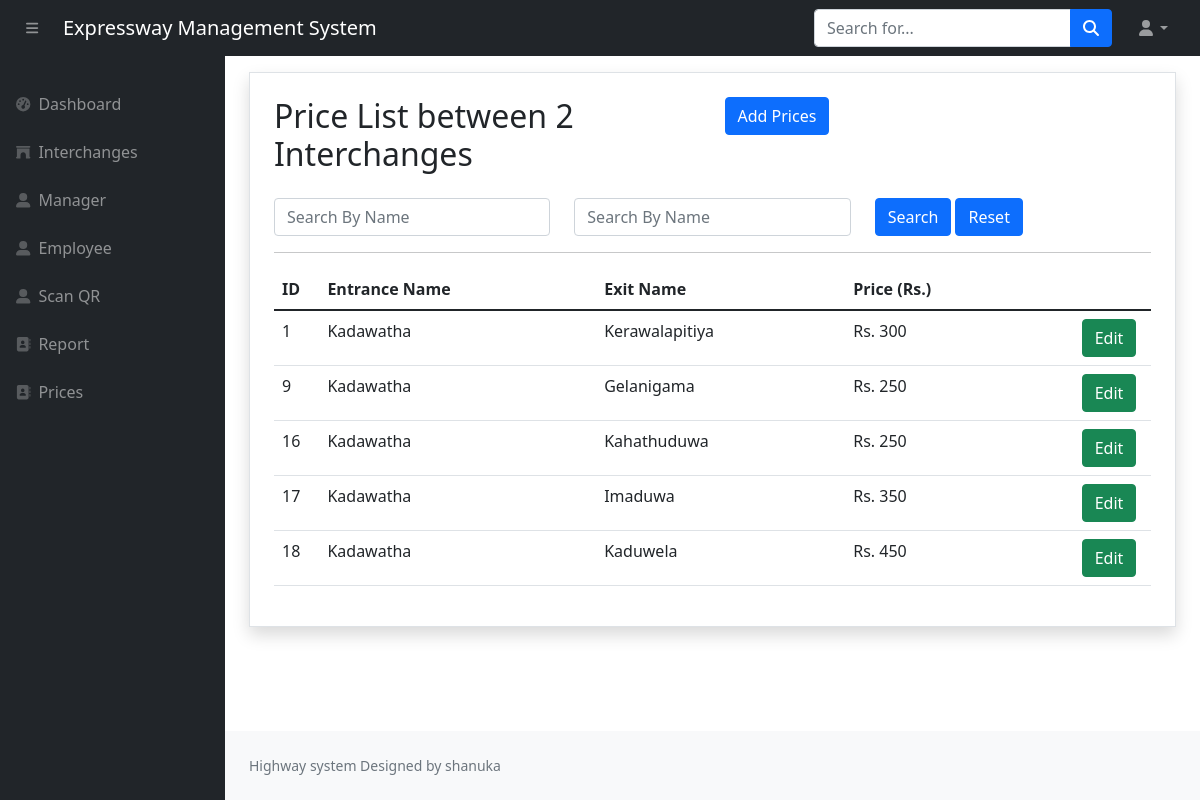
Page /admin/price.php on the committed database.
### tables this page shows
CREATE TABLE `price_list` (
  `id` int(20) NOT NULL,
  `price` varchar(20) NOT NULL,
  `entrance` varchar(20) NOT NULL,
  `ex` varchar(20) NOT NULL
);

### admin/price.php (the view, shortened to what this page needs)
<?php include ('includes/header.php'); ?>
<div class="container">
    <div class="content-header">
        <div class="container-fluid">
            <div class="border shadow p-4 mt-3">
                <div class="row">
                    <div class="col-sm-6">
                        <h2 class="m-0 ">Price List between 2 Interchanges</h2>
                    </div>
                    <div class="col-sm-6">
                        <div class="float-sm-right">
                            <a href="add_price.php" class="btn btn-primary ">Add Prices</a>
                        </div>
                    </div>
                </div><br>
                <form action="" method="POST">
                    <div class="row">
                        <div class="col-sm-4">
                            </label><input type="text" name="search_ent" id="search_ent" placeholder="Search By Name"
                                class="form-control">
                        </div>
                        <div class="col-sm-4">
                            <div class="float-sm-right">
                                </label><input type="text" name="search_exit" id="search_exit"
                                    placeholder="Search By Name" class="form-control">
                            </div>
                        </div>
                        <div class="col-sm-4">
                            <div class="float-sm-right">
                                <button type="submit" name="search" class="btn btn-primary">Search</button>
                                <button type="submit" href="price.php" class="btn btn-primary">Reset</button>
                            </div>
                        </div>
                    </div>
                </form>
                <hr>
                <table class="table table-hover">
                    <thead>
                        <tr>
                            <th width="50px">ID</th>
                            <th width="350px">Entrance Name</th>
                            <th width="300px">Exit Name</th>
                            <th width="300px">Price (Rs.)</th>
                            <th width="80px"></th>
                        </tr>
                    </thead>
                    <tbody>
                        <?php
                            if(isset($_POST['search'])){
                                $search_1 = $_POST['search_ent'];
                                $search_2 = $_POST['search_exit'];
                                $sql1 = "SELECT * FROM `price_list` WHERE `entrance`='$search_1' AND `ex`='$search_2'";
                                $sql2 = "SELECT * FROM `price_list` WHERE `entrance`='$search_2' AND `ex`='$search_1'";
                                $query1 = mysqli_query($con,$sql1);
                                $query2 = mysqli_query($con,$sql2);
                                while($row = mysqli_fetch_array($query1))
                                {
                                ?>
                        <tr>
                            <td><?php echo $row["id"]; ?></td>
                            <td><?php echo $row["entrance"]; ?></td>
                            <td><?php echo $row["ex"]; ?></td>
                            <td>Rs. <?php echo $row["price"]; ?></td>
                            <td><a href="edit_interchanges.php?id=<?php echo $row["id"]; ?>"
                                    class="btn btn-success ">Edit</a>
                            </td>
                        </tr>
                        <?php
                                }while($row = mysqli_fetch_array($query2))
                                {
                                ?>
                        <tr>
                            <td><?php echo $row["id"]; ?></td>
                            <td><?php echo $row["ex"]; ?></td>
                            <td><?php echo $row["entrance"]; ?></td>
                            <td>Rs. <?php echo $row["price"]; ?></td>
                            <td><a href="edit_interchanges.php?id=<?php echo $row["id"]; ?>"
                                    class="btn btn-success ">Edit</a>
                            </td>
                        </tr>
                        <?php
                            }exit();
                        }else{
                            $res=mysqli_query($con,"SELECT * FROM `price_list`");
                            while($row=mysqli_fetch_array($res))
                            {
                        ?>
                        <tr>
                            <td><?php echo $row["id"]; ?></td>
                            <td><?php echo $row["entrance"]; ?></td>
                            <td><?php echo $row["ex"]; ?></td>
                            <td>Rs. <?php echo $row["price"]; ?></td>
                            <td><a href="edit_interchanges.php?id=<?php echo $row["id"]; ?>"
                                    class="btn btn-success ">Edit</a>
                            </td>
                        </tr>
                        <?php
                            }
                        }
                    ?>
                    </tbody>
                </table>
            </div>
        </div>
    </div>
</div>
<?php include ('includes/script.php'); ?>
<?php include ('includes/footer.php'); ?>

### rows in the picture
price_list: id "1", entrance "Kadawatha", ex "Kerawalapitiya", price "300"
price_list: id "9", entrance "Kadawatha", ex "Gelanigama", price "250"
price_list: id "16", entrance "Kadawatha", ex "Kahathuduwa", price "250"
price_list: id "17", entrance "Kadawatha", ex "Imaduwa", price "350"
price_list: id "18", entrance "Kadawatha", ex "Kaduwela", price "450"
